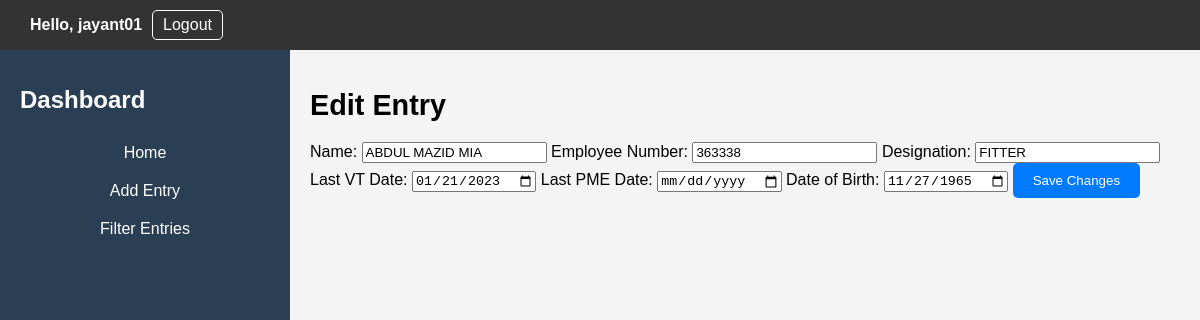
Page /edit_entry/5767/ (signed in) on the committed database.
### EmployeeApp/models.py (models this page shows)
class Entry(models.Model):
    user = models.ForeignKey(User, on_delete=models.CASCADE)
    name = models.CharField(max_length=100)
    employee_number = models.CharField(max_length=10)
    designation = models.CharField(max_length=50)
    last_vt_date = models.DateField(verbose_name='Last VT Date', null=True, blank=True)  # Make it optional
    last_pme_date = models.DateField(null=True, blank=True)  # Make it optional
    date_of_birth = models.DateField(null=True, blank=True)
    next_vt_date = models.DateField(null=True, blank=True)
    next_pme_date = models.DateField(null=True, blank=True)
    timestamp = models.DateTimeField(default=timezone.now)  # Set default value here

### EmployeeApp/views.py (the view)
# urls.py: path('edit_entry/<int:entry_id>/', views.edit_entry, name='edit_entry'),
@login_required
def edit_entry(request, entry_id):
    entry = get_object_or_404(Entry, pk=entry_id)
    if request.method == 'POST':
        form = EntryForm(request.POST, instance=entry)
        if form.is_valid():
            entry = form.save(commit=False)
            next_vt_date, next_pme_date = calculate_next_dates(
                entry.date_of_birth,
                entry.last_pme_date,
                entry.last_vt_date
            )
            entry.last_vt_date = next_vt_date if not entry.last_vt_date else entry.last_vt_date
            entry.last_pme_date = next_pme_date if not entry.last_pme_date else entry.last_pme_date
            entry.next_vt_date = next_vt_date
            entry.next_pme_date = next_pme_date
            entry.save()
            return redirect('dashboard')
    else:
        form = EntryForm(instance=entry)
    return render(request, 'EmployeeApp/edit_entry.html', {'form': form, 'entry': entry})

### EmployeeApp/forms.py
class EntryForm(forms.ModelForm):
    class Meta:
        model = Entry
        fields = ['name', 'employee_number', 'designation', 'last_pme_date', 'last_vt_date', 'date_of_birth']

### EmployeeApp/templates/EmployeeApp/edit_entry.html (shortened to what this page needs)
{% extends "EmployeeApp/base.html" %}
{% block content %}
<div class="form-container">
    <h1>Edit Entry</h1>
    <form method="post">
        <label for="name">Name:</label>
        <input type="text" name="name" id="name" value="{{ entry.name }}" required>
        <label for="employee_number">Employee Number:</label>
        <input type="text" name="employee_number" id="employee_number" value="{{ entry.employee_number }}" required>
        <label for="designation">Designation:</label>
        <input type="text" name="designation" id="designation" value="{{ entry.designation }}" required>
        <label for="last_vt_date">Last VT Date:</label>
        <input type="date" name="last_vt_date" id="last_vt_date" value="{{ entry.last_vt_date|date:'Y-m-d' }}">
        <label for="last_pme_date">Last PME Date:</label>
        <input type="date" name="last_pme_date" id="last_pme_date" value="{{ entry.last_pme_date|date:'Y-m-d' }}">
        <label for="date_of_birth">Date of Birth:</label>
        <input type="date" name="date_of_birth" id="date_of_birth" value="{{ entry.date_of_birth|date:'Y-m-d' }}" required>
        <button type="submit">Save Changes</button>
    </form>
</div>
{% endblock %}

### EmployeeApp/templates/EmployeeApp/base.html (shortened to what this page needs)
<!DOCTYPE html>
<html>
<head>
    <link rel="stylesheet" href="/static/css/styles.css">
</head>
<body>
    <div class="header">
        <div class="user-info right-align">
                <p>Hello, {{ user.username }}</p>
                <a href="{% url 'logout' %}">Logout</a>
        </div>
    </div>
    <div class="dashboard-container">
        <div class="sidebar">
            <h1>Dashboard</h1>
            <ul class="dashboard-menu">
                <li><a href="{% url 'dashboard' %}">Home</a></li>
                <li><a href="{% url 'add_entry' %}">Add Entry</a></li>
                <li><a href="{% url 'filter_entries' %}">Filter Entries</a></li>
            </ul>
        </div>
        <div class="main-content">
            {% block content %}{% endblock %}
        </div>
    </div>
</body>
</html>

### EmployeeApp/static/css/styles.css (style rules this page uses)
body { font-family: Arial, sans-serif; margin: 0; padding: 0; }
a { text-decoration: none; color: #007bff; }
.header { display: flex; justify-content: space-between; align-items: center; background-color: #007bff; padding: 10px 20px; color: #fff; }
.user-info { display: flex; align-items: center; }
.user-info p { margin: 0; font-weight: bold; margin-right: 10px; }
.user-info a { color: #fff; text-decoration: none; border: 1px solid #fff; padding: 5px 10px; border-radius: 5px; transition: background-color 0.3s, border-color 0.3s; }
.dashboard-container { display: flex; flex-direction: row; min-height: 100vh; }
.sidebar { width: 250px; background-color: #2a3f54; color: #fff; padding: 20px; }
.sidebar h1 { font-size: 1.5rem; margin-bottom: 20px; }
.sidebar ul { list-style: none; padding: 0; }
.sidebar li { margin-bottom: 10px; }
.main-content { flex: 1; padding: 20px; background-color: #f4f4f4; }
.main-content h1 { font-size: 1.8rem; margin-bottom: 20px; }
button[type="submit"] { background-color: #007bff; color: #fff; border: none; padding: 10px 20px; border-radius: 5px; cursor: pointer; transition: background-color 0.3s, color 0.3s; text-decoration: none; }
.dashboard-menu li { margin: 0; padding: 0; }
.dashboard-menu a { text-decoration: none; display: block; padding: 10px; text-align: center; font-size: 16px; color: #fff; transition: background-color 0.2s; }
.right-align { text-align: right; }
.header { display: flex; justify-content: space-between; align-items: center; background-color: #333; color: #fff; padding: 10px; }
.user-info { margin-left: 20px; }

### rows in the picture
Entry: name "ABDUL MAZID MIA", employee_number "363338", designation "FITTER", last_vt_date "01/21/2023", date_of_birth "11/27/1965"

### other values in the picture
{{ user.username }} "jayant01"
